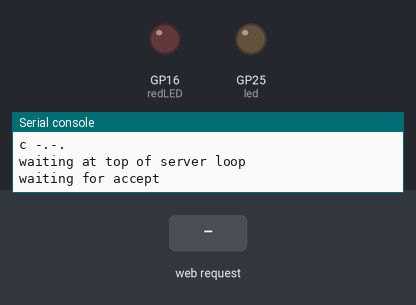
A program run on a simulated Raspberry Pi Pico running MicroPython. On the bench: output pins drawn as LEDs (lit = HIGH), the last lines printed to the serial console. Inputs (shaded band) come from the test bench.

Above: at 1.2 s.
1.3 s: HTTP request GET /light/on received
At 1.63 s:
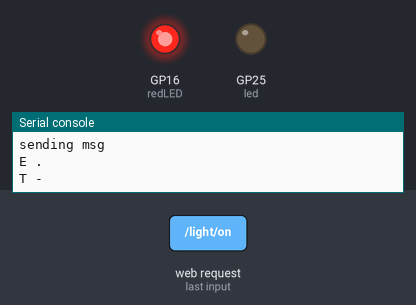
At 8.5 s:
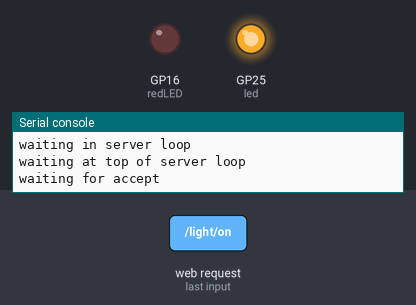
Timing chart, 0 to 10.0 s (numbered marks = the images above; inputs shaded):
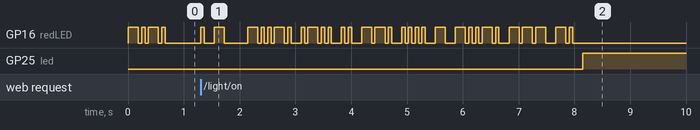

Measured:
- after the input at 1.3 s, GP25 (led): LOW → HIGH after 6.8 s

The program:

main_hbc.py
```python
import network
import socket
from machine import Pin
from utime import sleep
import uasyncio as asyncio
#===========================cw=======================
# setup LED
redLED = Pin(16, Pin.OUT)
power_on = Pin(17, Pin.OUT)
power_off = Pin(18, Pin.OUT)

ssid = 'yours'
password = 'yours'


# create needed sleep times for 10 words per minute dot = 0.12 seconds
# 5 words per minute is 0.24 seconds
dot = 0.06
dash = 3 * dot
withinChar = dot
betChar = 3 * dot
betWord = 7 * dot
beacon_delay = 10


def speed(newdot):
    global dot
    global dash
    global withinChar
    global betChar
    global betWord
    global beacon_delay
    dot = newdot
    dash = 3 * dot
    withinChar = dot
    betChar = 3 * dot
    betWord = 7 * dot


# make sure LED is off
redLED.off()
power_on.off()
power_off.off()

# dictionary for letters and numbers linked to the Morse code for that character
morseCode = {
    'a' : '.-',    'b' : '-...',  'c' : '-.-.',
    'd' : '-..',   'e' : '.',     'f' : '..-.',
    'g' : '--.',   'h' : '....',  'i' : '..',
    'j' : '.---',  'k' : '-.-',   'l' : '.-..',
    'm' : '--',    'n' : '-.',    'o' : '---',
    'p' : '.--.',  'q' : '--.-',  'r' : '.-.',
    's' : '...',   't' : '-',     'u' : '..-',
    'v' : '...-',  'w' : '.--',   'x' : '-..-',
    'y' : '-.--',  'z' : '--..',  '1' : '.----',
    '2' : '..---', '3' : '...--', '4' : '....-',
    '5' : '.....', '6' : '-....', '7' : '--...',
    '8' : '---..', '9' : '----.', '0' : '-----',
    '/' : '-..-.', '?' : '..--..'
    }

lstmsg = 'test'
serverOn = True
keyOn = False
# function for blinking the LED for a particular letter or number
def charBlinks(char):
    global lstmsg
    global dot
    global serverOn
    # if the character is a space, sleep the between word time
    if char == ' ':
        # assuming that the space is inside the message (not the first character)
        # for a space, we need to sleep "betWord - 3*dot" since the blinking code always sleeps
        # betChar (=3*dot) at the end of each character
        sleep(betWord - 3*dot)
    if char == 'P':
        power_on.on()
        sleep(8*dot)
        print("got P")
        power_on.off()
        lstmsg = 'P'
        return
    if char == 'O':
        power_off.on()
        sleep(8*dot)
        print("got O")
        power_off.off()
        lstmsg = 'O'
        return
    if char == 'S':
        speed(dot+0.005)
        lstmsg = 'S'
        print(str(dot))
        return
    if char == 'F':
        speed(dot-0.005)
        lstmsg = 'F'
        return
    elif char == 'D':
        if lstmsg == 'D':
            return
        redLED.on()
        lstmsg = 'D'
        print('D')
        return
    elif char == 'U':
        if lstmsg == 'U':
            return
        redLED.off()
        lstmsg = 'U'
        print('U')
        return
    else:
        lstmsg = 'M'
        # look up character in morseCode dictionary - make lowercase if needed
        mCode = morseCode.get(char.lower())
        # if the code is found - blink the code
        if mCode:
            print(char, mCode)
            # need to know number of dot/dashes to do the between character timing
            lenCode = len(mCode)
            # counter to know when we get to the last dot/dash in mCode
            count = 0
            for symbol in mCode:
                # tract place in mCode
                count += 1
                if symbol == '.':
                    # blink a dot
                    redLED.on()
                    sleep(dot)
                    redLED.off()
                    if count == lenCode:
                        # character blinks finished - sleep the between character time
                        sleep(betChar)
                    else:
                        sleep(withinChar)
                if symbol == '-':
                    # blink a dash
                    redLED.on()
                    sleep(dash)
                    redLED.off()
                    if count == lenCode:
                        # character blinks finished - sleep the between character time
                        sleep(betChar)
                    else:
                        sleep(withinChar)
        else:
            # print this if the code for the character is not found
            print('No Morse code for this character:', char)

#===========================cw======================
led = machine.Pin('LED', machine.Pin.OUT)

html = """<!DOCTYPE html>
<html>
    <head> <title>Pico W</title>
    </head>
    <body> <h1>Pico W</h1>
        <p>%s</p>
    </body>
</html>

"""
def webpage(temperature, state):
    #Template HTML
    html = f"""
            <!DOCTYPE html>
            <html>
            <head>
            </head>
            <form action="./on">
            <input type="text" id="msg" name="msg"><br><br>
            <input type="submit" value="Light on" /><br>
            </form>
            <form action="./off">
            <input type="submit" value="Light off" />
            </form>
            <p>LED is {state}</p>
            <p>Temperature is {temperature}</p>
            </body>
            </html>
            """
    return(html)

async def send_msg(msg):
    for char in msg:
        charBlinks(char)

async def send_sk(cwmsg):
    keylist = cwmsg.split(" ")
    cw = 1
    for pdl in keylist:
        if cw == 1:
            redLED.on()
            #print("message is " + pdl)
            if float(pdl) > 2000:
               pdl = "2000"
            sleep(float(pdl)/1000)
            cw = 0
        else:
            redLED.off()
            if float(pdl) > 2000:
               pdl = "2000"
            sleep(float(pdl)/1000)
            cw = 1
    redLED.off()


# Listen for connections
async def serverloop():
    global serverOn
    while True:
        print("waiting at top of server loop")
        try:
            if serverOn == True:
                print("waiting for accept")
                cl, addr = s.accept()
                print('client connected from', addr)
                data = list()
                data.append(cl.recv(4096))
                testmsg = str(b''.join(data))
                data_end = True
                if testmsg.find('HTTP') == -1:
                    data_end = False
                while not data_end:
                    #request = cl.recv(4096)
                    data.append(cl.recv(4096))
                    testmsg = str(b''.join(data))
                    #Excprint(str(len(data)))
                    if testmsg.find('HTTP'):
                        data_end = True
                request = b''.join(data)
                #print(request)
                print("length ", str(len(request)))

                request = str(request)
                print("length ", str(len(request)))
                led_on = request.find('/light/on')
                sk_go = request.find('/light/skgo')
                led_off = request.find('/light/off')

                m_start = request.find('msg')
                m_end = request.find(' HTTP')

                msg = ""
                if(m_end != -1):
                    msg = request[m_start+4:m_end]
                    msg = msg.replace("%2F", "/")
                    msg = msg.replace("+", " ")
                    msg = msg.replace("%3F", "?")

                if led_on == 6:
                    #output morse code
                    response = webpage("0", msg)
                    cl.send('HTTP/1.0 200 OK\r\nContent-type: text/html\r\n\r\n')
                    cl.send(response)
                    cl.close()
                    print("sending msg")
                    asyncio.run(send_msg(msg))
                    led.value(1)
                    msg = ""
                elif sk_go == 6:
                    response = webpage("0", msg)
                    cl.send('HTTP/1.0 200 OK\r\nContent-type: text/html\r\n\r\n')
                    cl.send(response)
                    cl.close()
                    asyncio.run(send_sk(msg[:-1]))
                    led.value(1)
                    msg = ""
            else:
                return
        except OSError as e:
            #s.close()
            cl.close()
            print('connection closed ' + str(e))
        print("waiting in server loop")
        #await asyncio.sleep(0.1)  # Small delay to debounce and prevent rapid polling

async def main():
    # Create a background task for monitorKey and run it
    #while True:
    task_server = asyncio.create_task(serverloop())
        #task_mon = asyncio.create_task(monitorKey())

# The main loop for other tasks can go here.
    # You can add other async tasks that need to run in parallel with monitorKey.
    #while True:
    #    await asyncio.sleep(1)  # Keep the main loop running and allow other tasks to run.
    await task_server
        #await task_mon
    #await asyncio.sleep(0.1)  # Small delay to debounce and prevent rapid polling


# Just making our internet connection
#ap = network.WLAN(network.AP_IF)
#ap.config(essid=ssid, password=password)
#ap.active(True)

#while ap.active() == False:
#    pass
#print('AP Mode Is Active, You can Now Connect')
#print('IP Address To Connect to:: ' + ap.ifconfig()[0])
ap = network.WLAN(network.STA_IF)
ap.active(True)
ap.connect("yours", "yours")

max_wait = 10
while max_wait > 0:
    if ap.isconnected():
        break
    asyncio.sleep(1)
    max_wait -= 1
    print("Waiting for connection...")

#if ap.isconnected():
print("Connected!")
ip, subnet, gateway, dns = ap.ifconfig()
print("IP address:", ip)
#else:
#    print("Failed to connect to Wi‑Fi.")

#addr = socket.getaddrinfo('0.0.0.0', 80)[0][-1]
#s = socket.socket()
s = socket.socket(socket.AF_INET, socket.SOCK_STREAM)
s.setsockopt(socket.SOL_SOCKET, socket.SO_REUSEADDR, 1)
s.bind(('', 80))
s.listen(5)
print("Listening on", ip)


#s = socket.socket(socket.AF_INET, socket.SOCK_STREAM)
#s.setsockopt(socket.SOL_SOCKET, socket.SO_REUSEADDR, 1)
#s.bind(('', 80))
#s.listen(5)
asyncio.run(send_msg("c"))

asyncio.run(main())
```
